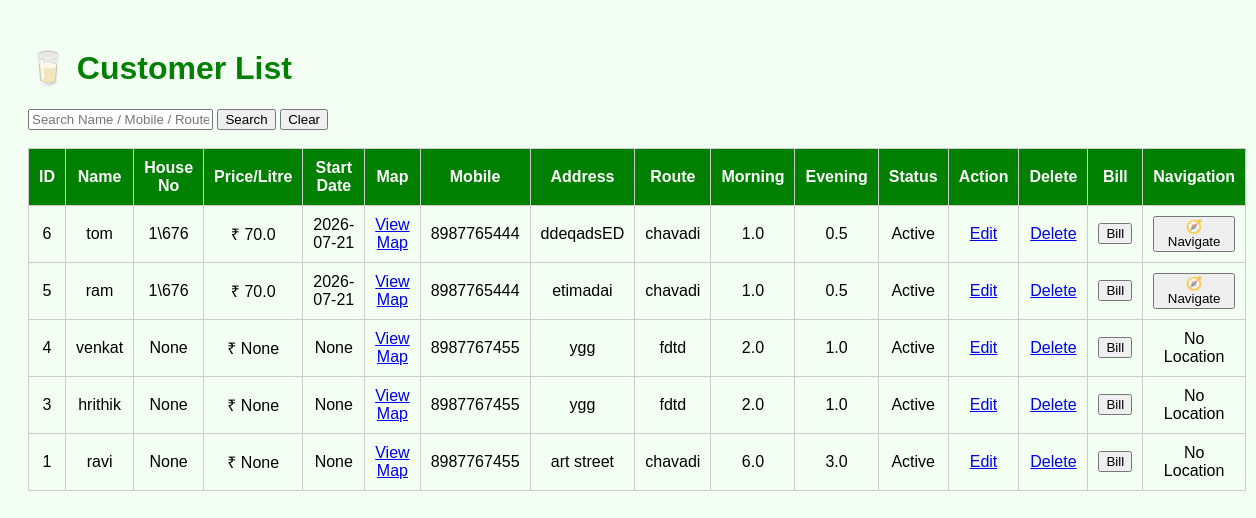
The page /customer_list (signed in) on the database its author committed.
### tables this page shows
CREATE TABLE customers (
    id INTEGER PRIMARY KEY AUTOINCREMENT,
    name TEXT NOT NULL,
    mobile TEXT,
    address TEXT,
    route TEXT,
    morning REAL,
    evening REAL,
    status TEXT
, house_no TEXT, price_per_litre REAL, start_date TEXT, latitude REAL, longitude REAL);

### app.py (the view)
@app.route("/customer_list")
def customer_list():
    if "username" not in session:
        return redirect("/")
    search = request.args.get("search", "")
    conn = sqlite3.connect("milk_delivery.db")
    conn.row_factory = sqlite3.Row
    cursor = conn.cursor()
    if search:
        cursor.execute("""
            SELECT * FROM customers
            WHERE name LIKE ?
               OR mobile LIKE ?
               OR route LIKE ?
               OR house_no LIKE ?
        """, (
            f"%{search}%",
            f"%{search}%",
            f"%{search}%",
            f"%{search}%"
        ))
    else:
        cursor.execute("SELECT * FROM customers ORDER BY id DESC")
    customers = cursor.fetchall()
    conn.close()
    return render_template(
        "customer_list.html",
        customers=customers,
        search=search
    )

### templates/customer_list.html (shortened to what this page needs)
<!DOCTYPE html>
<html>
<head>
</head>
<body>
<h1>🥛 Customer List</h1>
<form method="GET" action="/customer_list">
    <input
        type="text"
        name="search"
        placeholder="Search Name / Mobile / Route"
        value="{{ search }}">
    <button type="submit">Search</button>
    <a href="/customer_list">
        <button type="button">Clear</button>
    </a>
</form>
<br>
<table>
<tr>
<th>ID</th>
<th>Name</th>
<th>House No</th>
<th>Price/Litre</th>
<th>Start Date</th>
<th>Map</th>
<th>Mobile</th>
<th>Address</th>
<th>Route</th>
<th>Morning</th>
<th>Evening</th>
<th>Status</th>
<th>Action</th>
<th>Delete</th>
<th>Bill</th>
<th>Navigation</th>
</tr>
{% for customer in customers %}
<tr>
<td>{{ customer["id"] }}</td>
<td>{{ customer["name"] }}</td>
<td>{{ customer["house_no"] }}</td>
<td>₹ {{ customer["price_per_litre"] }}</td>
<td>{{ customer["start_date"] }}</td>
<td>
    <a href="/map">View Map</a>
</td>
<td>{{ customer["mobile"] }}</td>
<td>{{ customer["address"] }}</td>
<td>{{ customer["route"] }}</td>
<td>{{ customer["morning"] }}</td>
<td>{{ customer["evening"] }}</td>
<td>{{ customer["status"] }}</td>
<td>
    <a href="/edit_customer/{{ customer.id }}">Edit</a>
</td>
<td>
    <a href="/delete_customer/{{ customer.id }}"
       onclick="return confirm('Delete this customer?')">
       Delete
    </a>
</td>
<td>
    <a href="/bill/{{ customer.id }}">
        <button>Bill</button>
    </a>
</td>
<td>
{% if customer.latitude and customer.longitude %}
<button onclick="navigateToCustomer('{{ customer.latitude }}','{{ customer.longitude }}')">
    🧭 Navigate
</button>
{% else %}
No Location
{% endif %}
</td>
</tr>
{% endfor %}
</table>
</body>
</html>

### templates/customer_list.html (style rules this page uses)
body { font-family:Arial; background:#f4fff4; padding:20px; }
h1 { color:green; }
table { width:100%; border-collapse:collapse; }
th,td { border:1px solid #ccc; padding:10px; text-align:center; }
th { background:green; color:white; }

### rows shown on the page
customers: id "6", name "tom", house_no "1\\676", price_per_litre "70.0", start_date "2026-07-21", mobile "8987765444", address "ddeqadsED", route "chavadi", morning "1.0", evening "0.5", status "Active"
customers: id "5", name "ram", house_no "1\\676", price_per_litre "70.0", start_date "2026-07-21", mobile "8987765444", address "etimadai", route "chavadi", morning "1.0", evening "0.5", status "Active"
customers: id "4", name "venkat", house_no "None", price_per_litre "None", start_date "None", mobile "8987767455", address "ygg", route "fdtd", morning "2.0", evening "1.0", status "Active", shows "No Location"
customers: id "3", name "hrithik", house_no "None", price_per_litre "None", start_date "None", mobile "8987767455", address "ygg", route "fdtd", morning "2.0", evening "1.0", status "Active", shows "No Location"
customers: id "1", name "ravi", house_no "None", price_per_litre "None", start_date "None", mobile "8987767455", address "art street", route "chavadi", morning "6.0", evening "3.0", status "Active", shows "No Location"
